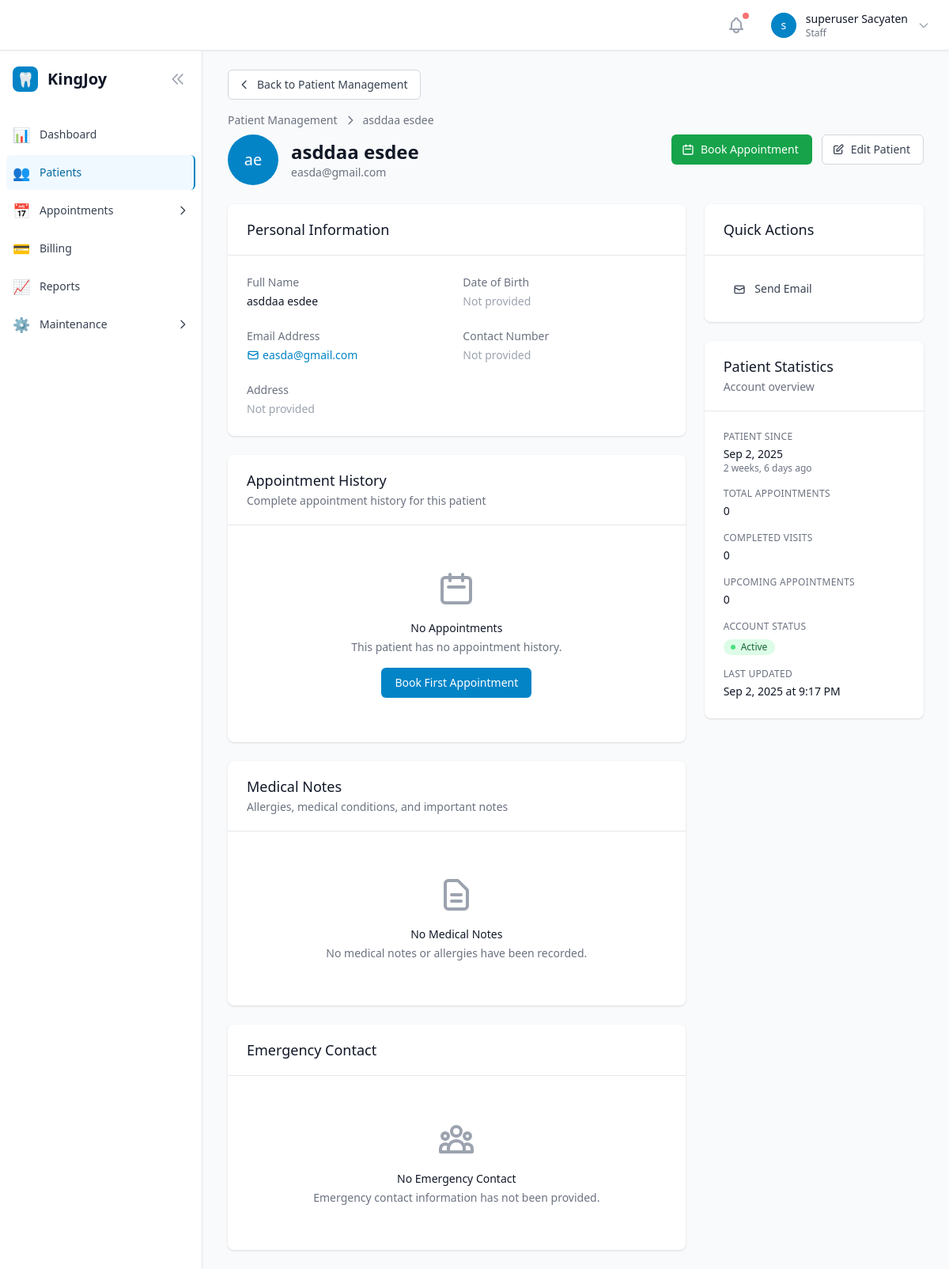
Page /patients/7/ (signed in) on the earlier database version.
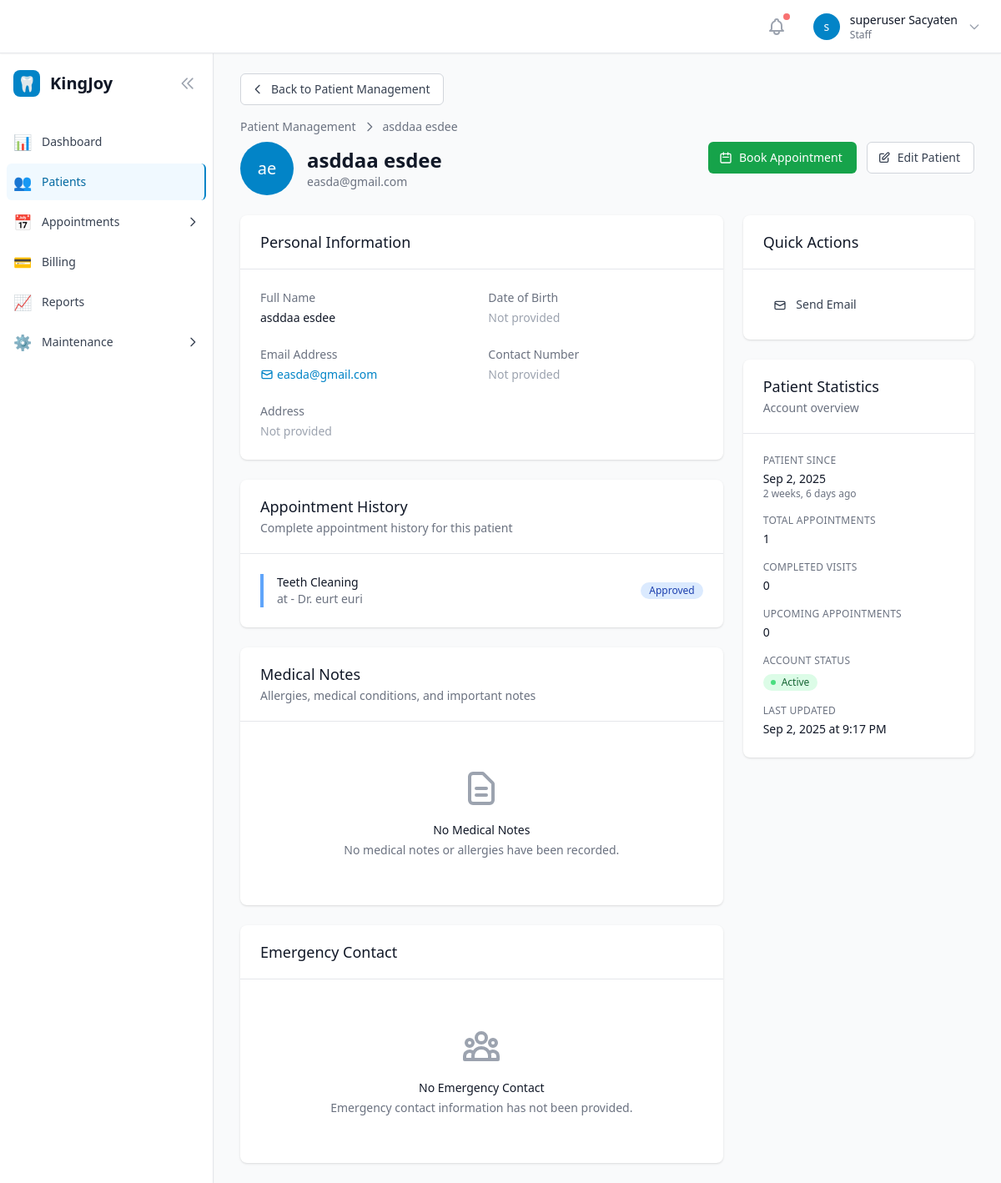
Same page on the later database version.
### appointments/models.py (models this page shows, shortened)
class Appointment(models.Model):
    STATUS_CHOICES = [
        ('pending', 'Pending'),
        ('approved', 'Approved'),
        ('rejected', 'Rejected'),
        ('reassigned', 'Reassigned'),
        ('cancelled', 'Cancelled'),
        ('did_not_arrive', 'Did Not Arrive'),
        ('completed', 'Completed'),
    ]
    PATIENT_TYPE_CHOICES = [
        ('new', 'New Patient'),
        ('returning', 'Returning Patient'),
    ]
    BLOCKING_STATUSES = ['pending', 'approved', 'completed']
    NON_BLOCKING_STATUSES = ['rejected', 'reassigned', 'cancelled', 'did_not_arrive']
    patient = models.ForeignKey('patients.Patient', on_delete=models.CASCADE, related_name='appointments')
    dentist = models.ForeignKey('users.User', on_delete=models.PROTECT, related_name='appointments')
    service = models.ForeignKey('services.Service', on_delete=models.PROTECT)
    appointment_slot = models.ForeignKey(AppointmentSlot, on_delete=models.PROTECT, related_name='appointments')  # Updated reference
    status = models.CharField(max_length=20, choices=STATUS_CHOICES, default='pending')
    patient_type = models.CharField(max_length=10, choices=PATIENT_TYPE_CHOICES, default='returning')
    reason = models.TextField(blank=True)
    requested_at = models.DateTimeField(auto_now_add=True)
    approved_at = models.DateTimeField(null=True, blank=True)
    approved_by = models.ForeignKey('users.User', on_delete=models.SET_NULL, null=True, blank=True, related_name='approved_appointments')
    staff_notes = models.TextField(blank=True)
    class Meta:
        ordering = ['requested_at']
        indexes = [
            models.Index(fields=['status'], name='appt_status_idx'),
            models.Index(fields=['patient'], name='appt_patient_idx'),
            models.Index(fields=['dentist'], name='appt_dentist_idx'),
            models.Index(fields=['requested_at'], name='appt_requested_idx'),
            models.Index(fields=['dentist', 'status'], name='appt_dentist_status_idx'),
        ]
        constraints = [
            models.UniqueConstraint(
                fields=['appointment_slot'],
                condition=models.Q(status__in=['pending', 'approved', 'completed']),
                name='unique_active_appointment_per_slot'
            )
        ]

### services/models.py (models this page shows, shortened)
class Service(models.Model):
    name = models.CharField(max_length=200)
    description = models.TextField(blank=True)
    duration_minutes = models.PositiveIntegerField(
        default=30,
        help_text="Duration of the service in minutes"
    )
    min_price = models.DecimalField(
        max_digits=10,
        decimal_places=2,
        help_text="Minimum price for this service"
    )
    max_price = models.DecimalField(
        max_digits=10,
        decimal_places=2,
        help_text="Maximum price for this service"
    )
    is_archived = models.BooleanField(default=False)
    created_at = models.DateTimeField(auto_now_add=True)
    updated_at = models.DateTimeField(auto_now=True)
    class Meta:
        ordering = ['name']

### users/models.py (models this page shows, shortened)
class User(AbstractUser):
    role = models.ForeignKey(Role, on_delete=models.PROTECT, null=True, blank=True)
    phone = models.CharField(max_length=20, blank=True)
    is_active_dentist = models.BooleanField(default=False, help_text="Can accept appointments")
    created_at = models.DateTimeField(auto_now_add=True)
    updated_at = models.DateTimeField(auto_now=True)
    def has_permission(self, module_name):
        if self.is_superuser:
            return True
        if not self.role or self.role.is_archived:  # Users with archived roles lose access
            return False
        return self.role.permissions.get(module_name, False)

### patients/views.py (the view)
# urls.py: path('<int:pk>/', views.PatientDetailView.as_view(), name='patient_detail'),
class PatientDetailView(LoginRequiredMixin, DetailView):
    model = Patient
    template_name = 'patients/patient_detail.html'
    context_object_name = 'patient'
    def dispatch(self, request, *args, **kwargs):
        if not request.user.has_permission('patients'):
            messages.error(request, 'You do not have permission to access this page.')
            return redirect('core:dashboard')
        return super().dispatch(request, *args, **kwargs)
    def get_context_data(self, **kwargs):
        context = super().get_context_data(**kwargs)
        patient = self.object
        appointments = Appointment.objects.filter(patient=patient).select_related(
            'appointment_slot', 'service', 'dentist'
        ).order_by('-appointment_slot__date', '-appointment_slot__start_time')
        today = date.today()
        completed_appointments = appointments.filter(status='completed')
        upcoming_appointments = appointments.filter(
            appointment_slot__date__gte=today,
            status__in=['approved', 'pending']
        )
        cancelled_appointments = appointments.filter(status__in=['cancelled', 'rejected'])
        context.update({
            'appointments': appointments,
            'completed_appointments': completed_appointments,
            'upcoming_appointments': upcoming_appointments,
            'cancelled_appointments': cancelled_appointments,
        })
        return context

### patients/models.py (called while the page is built, shortened)
    @property
    def full_name(self):
        return f"{self.first_name} {self.last_name}"

    @property
    def age(self):
        if not self.date_of_birth:
            return None

    @property
    def is_minor(self):
        if not self.date_of_birth:
            return False

    @property
    def contact_info(self):
        contacts = []
        if self.email:
            contacts.append(self.email)
        if self.contact_number:
            contacts.append(self.contact_number)
        return " | ".join(contacts)

### users/templatetags/user_tags.py (called while the page is built)
@register.filter
def has_permission(user, module_name):
    if not user or not user.is_authenticated:
        return False
    if user.is_superuser:
        return True
    if not hasattr(user, 'role') or not user.role:
        return False
    return user.role.permissions.get(module_name, False)

### templates/patients/patient_detail.html (shortened to what the changed rows need)
{% extends 'base.html' %}
{% load user_tags %}
{% block content %}
<div class="max-w-4xl mx-auto space-y-6">
    <div>
        <div class="flex justify-between items-start">
            <div class="flex items-center space-x-4">
                <div>
                    <div class="flex items-center space-x-3">
                        <h1 class="text-2xl font-bold text-gray-900">
                            {{ patient.full_name }}
                        </h1>
                    </div>
                </div>
            </div>
        </div>
    </div>
    <div class="grid grid-cols-1 lg:grid-cols-3 gap-6">
        <div class="lg:col-span-2 space-y-6">
            <div class="bg-white shadow rounded-lg overflow-hidden">
                <div class="px-4 py-5 sm:p-6">
                    {% if appointments %}
                        <div class="space-y-4">
                            {% for appointment in appointments|slice:":5" %}
                                <div class="border-l-4 {% if appointment.status == 'completed' %}border-green-400{% elif appointment.status == 'approved' %}border-blue-400{% elif appointment.status == 'pending' %}border-yellow-400{% else %}border-red-400{% endif %} pl-4">
                                    <div class="flex items-center justify-between">
                                        <div>
                                            <h4 class="text-sm font-medium text-gray-900">
                                                {{ appointment.service.name }}
                                            </h4>
                                            <p class="text-sm text-gray-500">
                                                {{ appointment.schedule.date|date:"M j, Y" }} at {{ appointment.schedule.start_time|time:"g:i A" }}
                                                {% if appointment.dentist %}
                                                    - Dr. {{ appointment.dentist.get_full_name|default:appointment.dentist.username }}
                                                {% endif %}
                                            </p>
                                        </div>
                                        <span class="inline-flex items-center px-2.5 py-0.5 rounded-full text-xs font-medium
                                            {% if appointment.status == 'completed' %}bg-green-100 text-green-800
                                            {% elif appointment.status == 'approved' %}bg-blue-100 text-blue-800
                                            {% elif appointment.status == 'pending' %}bg-yellow-100 text-yellow-800
                                            {% else %}bg-red-100 text-red-800{% endif %}">
                                            {{ appointment.get_status_display }}
                                        </span>
                                    </div>
                                </div>
                            {% endfor %}
                        </div>
                    {% else %}
                        <div class="text-center py-8">
                            <svg class="mx-auto h-12 w-12 text-gray-400 mb-4" fill="none" stroke="currentColor" viewBox="0 0 24 24">
                                <path stroke-linecap="round" stroke-linejoin="round" stroke-width="2" d="M8 7V3m8 4V3m-9 8h10M5 21h14a2 2 0 002-2V7a2 2 0 00-2-2H5a2 2 0 00-2 2v12a2 2 0 002 2z"></path>
                            </svg>
                            <h4 class="text-sm font-medium text-gray-900 mb-1">No Appointments</h4>
                            <p class="text-sm text-gray-500">This patient has no appointment history.</p>
                            {% if user|has_permission:'appointments' %}
                                <div class="mt-4">
                                    <a href="{% url 'appointments:appointment_create' %}?patient={{ patient.pk }}"
                                       class="inline-flex items-center px-4 py-2 border border-transparent rounded-md shadow-sm text-sm font-medium text-white bg-primary-600 hover:bg-primary-700">
                                        Book First Appointment
                                    </a>
                                </div>
                            {% endif %}
                        </div>
                    {% endif %}
                </div>
            </div>
        </div>
        <div class="space-y-6">
            <div class="bg-white shadow rounded-lg overflow-hidden">
                <div class="px-4 py-5 sm:p-6">
                    <dl class="space-y-4">
                        <div>
                            <dt class="text-xs font-medium text-gray-500 uppercase tracking-wide">Total Appointments</dt>
                            <dd class="mt-1 text-sm text-gray-900">{{ appointments.count|default:0 }}</dd>
                        </div>
                    </dl>
                </div>
            </div>
        </div>
    </div>
</div>
{% endblock %}

Differences in the rows shown:
now on this page (row edited): Appointment: service.name "Teeth Cleaning", dentist.get_full_name "eurt euri", status "Approved"
Other differences:
{{ appointments.count|default:0 }}: "0" → "1"
text no longer shown: "No Appointments This patient has no appointment history. Book First Appointment"
